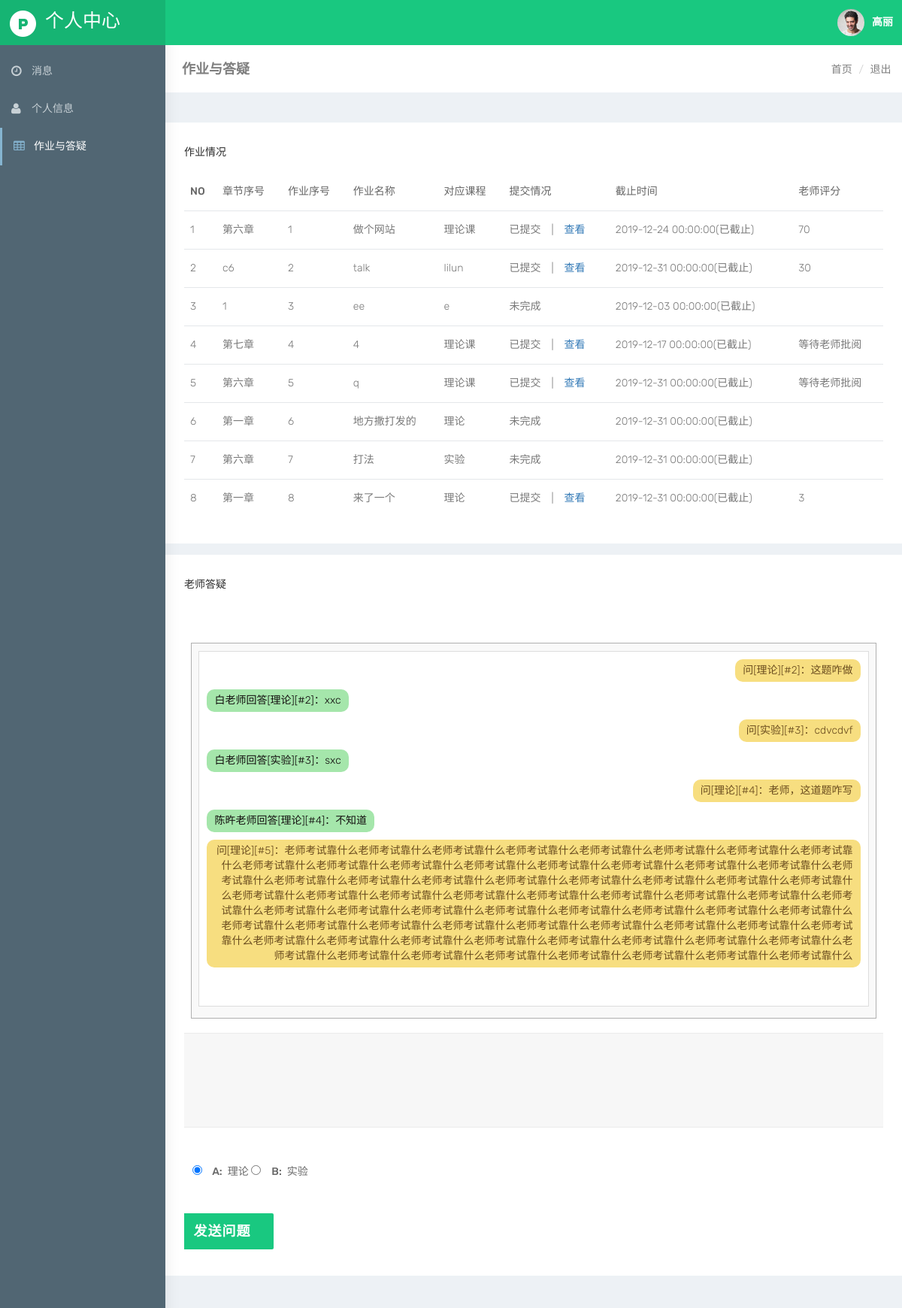
The app's page /1231/self-center/pixel-html/homework.php (signed in) with its own data.
### tables this page shows
CREATE TABLE IF NOT EXISTS `student` (
  `name` varchar(32) NOT NULL,
  `sno` int(10) unsigned NOT NULL,
  `pw` varchar(32) NOT NULL,
  `class` varchar(16) NOT NULL,
  `college` varchar(32) NOT NULL,
  `regis_time` datetime NOT NULL,
  `last_time` datetime NOT NULL,
  PRIMARY KEY (`sno`)
);

CREATE TABLE IF NOT EXISTS `work` (
  `wno` int(10) unsigned NOT NULL,
  `wname` varchar(32) NOT NULL,
  `wcourse` varchar(32) NOT NULL,
  `wteacher` varchar(32) NOT NULL DEFAULT '陈旿',
  `ddl` datetime NOT NULL,
  `wchapter` varchar(32) NOT NULL,
  PRIMARY KEY (`wno`)
);

CREATE TABLE IF NOT EXISTS `selework` (
  `sno` int(10) unsigned NOT NULL,
  `wno` int(10) unsigned NOT NULL,
  `grade` int(3) DEFAULT NULL,
  PRIMARY KEY (`sno`,`wno`),
  KEY `wno` (`wno`),
  KEY `sno` (`sno`)
);

CREATE TABLE IF NOT EXISTS `q_a` (
  `qano` int(10) unsigned NOT NULL AUTO_INCREMENT,
  `sno` int(10) unsigned NOT NULL,
  `qatext` text NOT NULL COMMENT '问的东西',
  `qanswer` text,
  `qaarea` varchar(32) NOT NULL DEFAULT '理论',
  `qatime` datetime NOT NULL,
  `qateacher` varchar(32) DEFAULT NULL,
  `answer_time` datetime DEFAULT NULL,
  PRIMARY KEY (`qano`)
);

### 1231/inc/mysql.inc.php (called while the page is built, shortened)
<?php
function execute($link,$query){
	$result=mysqli_query($link,$query);
	return $result;
}
?>

### 1231/inc/tool.inc.php (called while the page is built, shortened)
<?php
function is_login($link){
	if(isset($_COOKIE['netsec']['sno']) && isset($_COOKIE['netsec']['pw'])){
		$query="select * from Student where sno='{$_COOKIE['netsec']['sno']}' and sha1(pw)='{$_COOKIE['netsec']['pw']}'";
		$result=execute($link,$query);
		if(mysqli_num_rows($result)==1){
			return (int)$_COOKIE['netsec']['sno'];
		}
	}
}
?>

### 1231/self-center/pixel-html/homework.php (the view, shortened to what this page needs)
<?php
include_once '../../inc/mysql.inc.php';
include_once '../../inc/tool.inc.php';
$link=connect();
$member_id=is_login($link);
$me=(int)$_COOKIE['netsec']['sno'];
$myname="select * from Student where sno={$me}";
$myname=execute($link,$myname);
$myname=mysqli_fetch_assoc($myname);
$myname=$myname['name'];
?>
<!DOCTYPE html>
<html lang="zh-CN">
<head>
    <link href="./bootstrap/dist/css/bootstrap.min.css" rel="stylesheet">
    <link href="../plugins/bower_components/sidebar-nav/dist/sidebar-nav.min.css" rel="stylesheet">
    <link href="./css/animate.css" rel="stylesheet">
    <link href="./css/style.css" rel="stylesheet">
    <link href="./css/colors/blue-dark.css" id="theme" rel="stylesheet">
    <link rel="stylesheet" href="a.css">
</head>
<body>
    <div id="wrapper">
        <nav class="navbar navbar-default navbar-static-top m-b-0">
            <div class="navbar-header">
            <div class="top-left-part"><a class="logo" href="self-center.php"><b><img src="../plugins/images/pixeladmin-logo.png" alt="home" /></b><fond style="font-size:25px">个人中心</fond></a></div>
                <ul class="nav navbar-top-links navbar-right pull-right">
                    <li>
                        <a class="profile-pic" href="#"> <img src="../plugins/images/users/varun.jpg" alt="user-img" width="36" class="img-circle"><b class="hidden-xs"><?php echo $myname?></b> </a>
                    </li>
                </ul>
            </div>
        </nav>
        <div class="navbar-default sidebar" role="navigation">
            <div class="sidebar-nav navbar-collapse slimscrollsidebar">
                <ul class="nav" id="side-menu">
                    <li style="padding: 10px 0 0;">
                        <a href="self-center.php" class="waves-effect"><i class="fa fa-clock-o fa-fw" aria-hidden="true"></i><span class="hide-menu">消息</span></a>
                    </li>
                    <li>
                        <a href="information.php" class="waves-effect"><i class="fa fa-user fa-fw" aria-hidden="true"></i><span class="hide-menu">个人信息</span></a>
                    </li>
                    <li>
                        <a href="homework.php" class="waves-effect"><i class="fa fa-table fa-fw" aria-hidden="true"></i><span class="hide-menu">作业与答疑</span></a>
                    </li>
                </ul>
                <div class="center p-20">
                </div>
            </div>
        </div>
        <div id="page-wrapper">
            <div class="container-fluid">
                <div class="row bg-title">
                    <div class="col-lg-3 col-md-4 col-sm-4 col-xs-12">
                        <h4 class="page-title">作业与答疑</h4> </div>
                        <ol class="breadcrumb">
                            <li><a href="../../index.php">首页</a></li>
                            <li><a href="../../sign-out.php">退出</a></li>
                        </ol>
                    </div>
                </div>
                <div class="row">
                    <div class="col-sm-12">
                        <div class="white-box">
                            <h3 class="box-title">作业情况</h3>
                            <div class="table-responsive">
                                <table class="table">
                                    <thead>
                                        <tr>
                                            <th>NO</th>
                                            <th>章节序号</th>
                                            <th>作业序号</th>
                                            <th>作业名称</th>
                                            <th>对应课程</th>
                                            <th>提交情况</th>
                                            <th>截止时间</th>
                                            <th>老师评分</th>
                                        </tr>
                                    </thead>
                                    <tbody>
                                   <?php
                                    $query="select * from SeleWork where sno=2017300000";
                                    $result=execute($link,$query);
                                    $count=0;
                                    $nograde=404;
                                    while($data=mysqli_fetch_assoc($result)){
                                    	$count++;
                                    	$thistime=(new \DateTime())->format('Y-m-d H:i:s');
                                    	$sql_count2="select * from work where wno={$data['wno']}";
                                    	$result2=execute($link,$sql_count2);
                                    	while($data2=mysqli_fetch_assoc($result2)){
                                    		 if($data['grade']==$nograde){
                                    			if($data2['ddl']<$thistime){
		                                    		$html=<<<Attt
													<tr>
													<td>{$count}</td>
													<td>{$data2['wchapter']}</td>
													<td>{$data2['wno']}</td>
													<td>{$data2['wname']}</td>
													<td>{$data2['wcourse']}</td>
													<td>已提交&emsp;|&emsp;<a href="../../seework.php?wno={$data['wno']}&sno={$member_id}">查看</a></td>
	    											<td>{$data2['ddl']}(已截止)</td>
													<td>等待老师批阅</td>
													</tr>
Attt;
												}
                                    		}else if($data['grade']){
                                    			$html=<<<Aqqq
												<tr>
												<td>{$count}</td>
												<td>{$data2['wchapter']}</td>
												<td>{$data2['wno']}</td>
												<td>{$data2['wname']}</td>
												<td>{$data2['wcourse']}</td>
												<td>已提交&emsp;|&emsp;<a href="../../seework.php?wno={$data['wno']}&sno={$member_id}">查看</a></td>
												<td>{$data2['ddl']}(已截止)</td>
												<td>{$data['grade']}</td>
												</tr>
Aqqq;
                                    		}
                                    		else{
                 								if($data2['ddl']<$thistime){
	$html=<<<Attt
													<tr>
													<td>{$count}</td>
													<td>{$data2['wchapter']}</td>
													<td>{$data2['wno']}</td>
													<td>{$data2['wname']}</td>
													<td>{$data2['wcourse']}</td>
													<td>未完成</td>
													<td>{$data2['ddl']}(已截止)</td>
	            									<td>{$data['grade']}</td>
													</tr>
Attt;
                                    			}
                                    		}
                                    		echo $html;
                                    	}
                                    }
                                    ?>
                                    </tbody>
                                </table>
                            </div>
                        </div>
                    </div>
                </div>
                <div class="row">
                    <div class="col-sm-12">
                        <div class="white-box">
                            <h3 class="box-title">老师答疑</h3>
                            <div class="table-responsive">
                             <div class="talk_con">
        						<div class="talk_show" id="words">
        						<?php
        						$q1="select * from Q_A where sno={$member_id} order by qatime";
        						$result1=execute($link,$q1);
        						while($data1=mysqli_fetch_assoc($result1)){
									if(!$data1['qateacher']){
										$htmlask=<<<ask
										<div class="btalk"><span id="bsay">问[{$data1['qaarea']}][#{$data1['qano']}]：{$data1['qatext']}</span></div>
ask;
										echo $htmlask;
									}
									else{
										$htmljieda=<<<jieda
										<div class="btalk"><span id="bsay">问[{$data1['qaarea']}][#{$data1['qano']}]：{$data1['qatext']}</span></div>
										<div class="atalk"><span id="asay">{$data1['qateacher']}老师回答[{$data1['qaarea']}][#{$data1['qano']}]：{$data1['qanswer']}</span></div>
jieda;
										echo $htmljieda;
									}
        						}
        						?>
        						</div>
    						</div>
    							<div class='comment-center'><div class='col-lg-12 col-md-12 col-sm-12'><div class='contact-form'>
        						<form action="homework.php?sno=<?php echo $member_id;?>" method='post'>
        							<div class='update_textarea'>
        								<textarea name='qatext' cols='105' rows='5'></textarea><br/><br/><br/>
        								&emsp;&emsp;<label><input type="radio" name="qaarea" value="理论" checked="checked" /><span></span>&emsp;A:&ensp;理论</label>
    									<label><input type="radio" name="qaarea" value="实验"/><span></span>&emsp;B:&ensp;实验</label><br/>
        								<input type='submit' name='ask' value='发送问题' />
        							</div>
        						</form>
        						</div></div></div>
                            </div>
                        </div>
                    </div>
                </div>
            </div>
        </div>
</body>
</html>

### 1231/self-center/pixel-html/css/colors/blue-dark.css (style rules this page uses)
body { background:#516673 }
.top-left-part { background:rgba(0,0,0,0.1) }
.navbar-header { background:#19c880 }
.navbar-top-links>li>a { color:#ffffff }
.sidebar { background:#516673;box-shadow:1px 0 20px rgba(0,0,0,0.08) }
#side-menu li a { color:#c8d1d6 }
#side-menu li a { color:#c8d1d6;border-left:0 solid #516673 }
#side-menu>li>a.active { border-left:3px solid #85b4d0;color:#ffffff;font-weight:500 }
#side-menu>li>a.active i { color:#85b4d0 }

### 1231/self-center/pixel-html/a.css (style rules this page uses)
.contact-form, .contact-info { margin-top: 1px; }
.contact-form input[type="text"], .contact-form input[type="email"], .contact-form textarea { width: 100%; padding: 12px 20px; margin-top: 18px; border: 1px solid #ebebeb; background: #f7f7f7; color: #383749; }
.contact-form input[type="text"]::placeholder, .contact-form input[type="email"]::placeholder, .contact-form textarea::placeholder { color: #c0c1cd; }
.contact-form input[type="submit"] { padding: 15px 30px; margin-top: 40px; margin-bottom: 10px; border: 0; border-radius: 2px; font-size: 18px; font-weight: 600; line-height: 1; color: #fff; text-transform: uppercase; text-decoration: none; letter-spacing: 0.1rem; outline: none; cursor: pointer; background: #19c880; }

### 1231/self-center/pixel-html/homework.php (style rules this page uses)
.talk_con { width:98%; height:500px; border:1px solid #b0b0b0; margin:50px auto 0; background:#f9f9f9; }
.talk_show { width:98%; height:95%; border:1px solid #ddd; background:#fff; margin:10px auto 0; overflow:auto; }
.atalk { margin:10px; }
.atalk span { display:inline-block; background:#a5e6ab; border-radius:10px; color:#130f0f; padding:5px 10px; }
.btalk { margin:10px; text-align:right; }
.btalk span { display:inline-block; background:#f7de80; border-radius:10px; color:#6a4c1e; padding:5px 10px; }

### records on screen
student: name "高丽"
selework: grade "70"
work: wchapter "第六章", wno "1", wname "做个网站", wcourse "理论课", ddl "2019-12-24 00:00:00"
selework: grade "30"
work: wchapter "c6", wno "2", wname "talk", wcourse "lilun", ddl "2019-12-31 00:00:00"
work: wchapter "1", wno "3", wname "ee", wcourse "e", ddl "2019-12-03 00:00:00"
work: wchapter "第七章", wno "4", wname "4", wcourse "理论课", ddl "2019-12-17 00:00:00"
work: wchapter "第六章", wno "5", wname "q", wcourse "理论课", ddl "2019-12-31 00:00:00"
work: wchapter "第一章", wno "6", wname "地方撒打发的", wcourse "理论", ddl "2019-12-31 00:00:00"
work: wchapter "第六章", wno "7", wname "打法", wcourse "实验", ddl "2019-12-31 00:00:00"
selework: grade "3"
work: wchapter "第一章", wno "8", wname "来了一个", wcourse "理论", ddl "2019-12-31 00:00:00"
q_a: qaarea "理论", qano "2", qatext "这题咋做", qateacher "白", qanswer "xxc"
q_a: qaarea "实验", qano "3", qatext "cdvcdvf", qateacher "白", qanswer "sxc"
q_a: qaarea "理论", qano "4", qatext "老师，这道题咋写", qateacher "陈旿", qanswer "不知道"
q_a: qaarea "理论", qano "5", qatext "老师考试靠什么老师考试靠什么老师考试靠什么老师考试靠什么老师考试靠什么老师考试靠什么老师考试靠什么老师考试靠什么老师考试靠什么老师考试靠什么老师考试靠什么老师考试靠什么老师考试靠什么老师考试靠什么老师考试靠什么老师考试靠什么老师考试靠什么老师考试靠什么老师考试靠什么老师考试靠什么老师考试靠什么老师考试靠什么老师考试靠什么老师考试靠什么老师考试靠什么老师考试靠什么老师考试靠什么老师考试靠什么老师考试靠什么老师考试靠什么老师考试靠什么老师考试靠什么老师考试靠什么老师考试靠什么老师考试靠什么老师考试靠什么老师考试靠什么老师考试靠什么老师考试靠什么老师考试靠什么老师考试靠什么老师考试靠什么老师考试靠什么老师考试靠什么老师考试靠什么老师考试靠什么老师考试靠什么老师考试靠什么老师考试靠什么老师考试靠什么老师考试靠什么老师考试靠什么老师考试靠什么老师考试靠什么老师考试靠什么老师考试靠什么老师考试靠什么老师考试靠什么老师考试靠什么老师考试靠什么老师考试靠什么老师考试靠什么老师考试靠什么老师考试靠什么老师考试靠什么老师考试靠什么老师考试靠什么"
